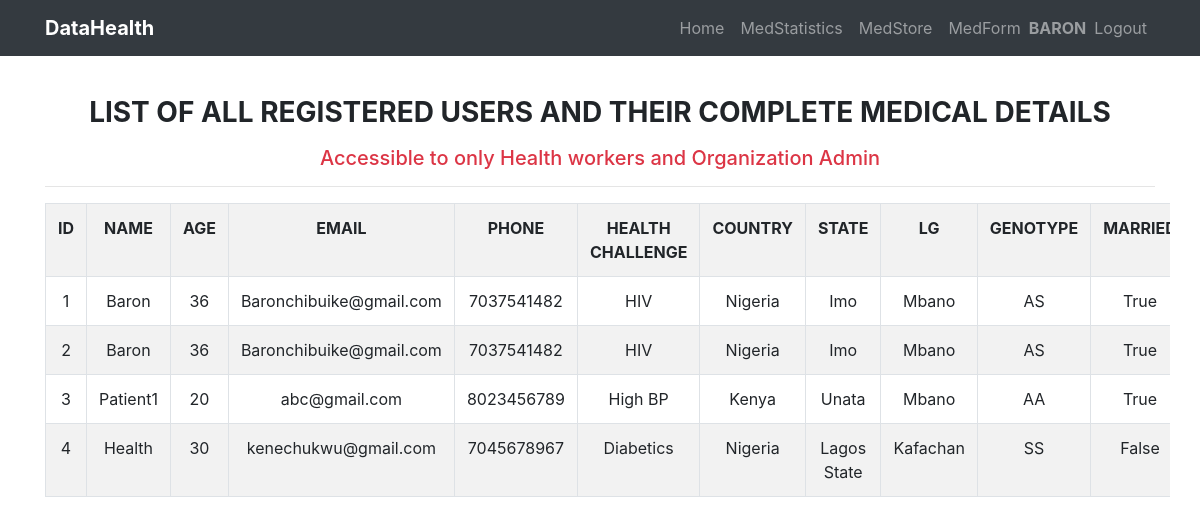
Page /medhistory/medlist/ (signed in) on the committed database.
### user/models.py (models this page shows)
class User(AbstractUser):
    is_healthworker = models.BooleanField(default=False, null=True)
    is_patient = models.BooleanField(default=False, null=True)

### usersmedhistory/models.py (models this page shows, shortened)
class UserMedicalRecord(models.Model):
    user_choices = (
        ('AA', 'AA'), ('AS', "AS"),('SS', 'SS')
    )
    user = models.ForeignKey(User, on_delete=models.CASCADE)
    age = models.IntegerField()
    email = models.EmailField(null=True, blank=True)
    phone = models.IntegerField(blank=True, null=True)
    country = models.ForeignKey(Country, on_delete=models.CASCADE)
    state = models.ForeignKey(State, on_delete=models.CASCADE)
    local_government = models.ForeignKey(LocalGovernment, on_delete=models.CASCADE)
    health_challenge = models.ForeignKey(HealthChallenge, on_delete=models.CASCADE)
    married = models.BooleanField(default=False)
    children = models.IntegerField(blank=True, null=True)
    wife = models.IntegerField(blank=True, null=True)
    address = models.CharField(max_length=250, blank=True, null=True)
    genotype = models.CharField(max_length=2, choices=user_choices)
    date = models.DateField(auto_now_add=True)
    class Meta:
        ordering = ["user"]

class HealthChallenge(models.Model):
    name = models.CharField(max_length=50)
    def __str__(self):
        return self.name

class Country(models.Model):
    name = models.CharField(max_length=50)
    def __str__(self):
        return self.name

class State(models.Model):
    name = models.CharField(max_length=50)
    country = models.ForeignKey(Country, on_delete=models.CASCADE)
    def __str__(self):
        return self.name

class LocalGovernment(models.Model):
    name = models.CharField(max_length=50)
    country = models.ForeignKey(Country, on_delete=models.CASCADE)
    state = models.ForeignKey(State, on_delete=models.CASCADE)
    def __str__(self):
        return self.name

### usersmedhistory/views.py (the view)
# urls.py: path('medlist/', medial_history, name='medlist'),
def medial_history(request):
    if request.user.is_anonymous or request.user.is_patient:
        return render(request, "medicalrecord/permission_denied.html")
    object = UserMedicalRecord.objects.all()
    context = {'records': object}
    template = "medicalrecord/medicalhistory.html"
    return render(request, template, context)

### templates/medicalrecord/medicalhistory.html (shortened to what this page needs)
{% extends "index.html" %}
{% load crispy_forms_tags %}
{% load staticfiles %}
{% block content %}
<div class="container text-center mt-5 pt-5 table-responsive">
    <h3 class="text-uppercase font-weight-bold mb-3">List of all registered users and their complete medical details
    </h3>
    <h5 class="text-danger text-center">Accessible to only Health workers and Organization Admin</h5>
    <hr>
    <table style="width:100%" class="table table-striped table-bordered ">
        <tr class="text-uppercase">
            <th>ID</th>
            <th>Name</th>
            <th>Age</th>
            <th>Email</th>
            <th>Phone</th>
            <th>Health Challenge</th>
            <th>Country</th>
            <th>State</th>
            <th>LG</th>
            <th>Genotype</th>
            <th>Married</th>
        </tr>
        {% for record in records %}
        <tr>
            <td>{{record.id}}</td>
            <td class="text-capitalize">{{ record.user }}</td>
            <td>{{ record.age }}</td>
            <td>{{ record.email }}</td>
            <td>{{ record.phone }}</td>
            <td>{{ record.health_challenge }}</td>
            <td>{{ record.country }}</td>
            <td>{{ record.state }}</td>
            <td>{{ record.local_government }}</td>
            <td>{{ record.genotype }}</td>
            <td>{{ record.married }}</td>
        </tr>
        {% endfor %}
    </table>
</div>
{% endblock %}

### templates/index.html (shortened to what this page needs)
<!DOCTYPE html>
<html lang="en">
<head>
    {% load staticfiles %}
    {% load crispy_forms_tags %}
    <link rel="stylesheet" href="https://maxcdn.bootstrapcdn.com/bootstrap/4.1.3/css/bootstrap.min.css">
    <link href="{% static 'css/bootstrap.min.css' %}" rel="stylesheet">
    <link href="{% static 'css/custom.css' %}" rel="stylesheet">
</head>
<body>
    {% block navbar %}
    <nav class="navbar navbar-expand-lg navbar-dark bg-dark fixed-top">
        <div class="container">
            <a class="navbar-brand" href="/"><strong class="primary-color">DataHealth</strong> </a>
            <div class="collapse navbar-collapse" id="navbarResponsive">
                <ul class="navbar-nav ml-auto text-light">
                    <li class="nav-item">
                        <a class="nav-link" href="/">Home
                        </a>
                    </li>
                    <li class="nav-item">
                        <a class="nav-link" href="{% url 'usersmedhistory:stats' %}">MedStatistics</a>
                    </li>
                    <li class="nav-item">
                        <a class="nav-link" href="{% url 'usersmedhistory:medlist' %}">MedStore</a>
                    </li>
                    <li class="nav-item">
                        <a class="nav-link" href="{% url 'usersmedhistory:medform' %}">MedForm</a>
                    </li>
                    {% if request.user.is_authenticated %}
                    <span class="navbar-text text-uppercase">
                        <b> {{ user.get_username }}</b>
                    </span>
                    <li class="nav-item">
                        <a class="nav-link" href="{% url 'logout'%}?next={{request.path}}">Logout</a>
                    </li>
                    {% else %}
                    <ul class="navbar-nav ">
                        <li class="nav-item ">
                            <a class="nav-link" href="{% url 'login'%}?next={{request.path}}">Login</a>
                        </li>
                    </ul>
                    {% endif %}
                </ul>
            </div>
        </div>
    </nav>
    {% endblock %}
    {% block content %}{% endblock %}
</body>
</html>

### static/css/custom.css (style rules this page uses)
ul { list-style: none !important; }

### rows in the picture
User: get_username "BARON"
UserMedicalRecord: id "1", user "Baron", age "36", email "Baronchibuike@gmail.com", phone "7037541482", health_challenge "HIV", country "Nigeria", state "Imo", local_government "Mbano", genotype "AS", married "True"
UserMedicalRecord: id "2", user "Baron", age "36", email "Baronchibuike@gmail.com", phone "7037541482", health_challenge "HIV", country "Nigeria", state "Imo", local_government "Mbano", genotype "AS", married "True"
UserMedicalRecord: id "3", user "Patient1", age "20", email "abc@gmail.com", phone "8023456789", health_challenge "High BP", country "Kenya", state "Unata", local_government "Mbano", genotype "AA", married "True"
UserMedicalRecord: id "4", user "Health", age "30", email "kenechukwu@gmail.com", phone "7045678967", health_challenge "Diabetics", country "Nigeria", state "Lagos State", local_government "Kafachan", genotype "SS", married "False"
